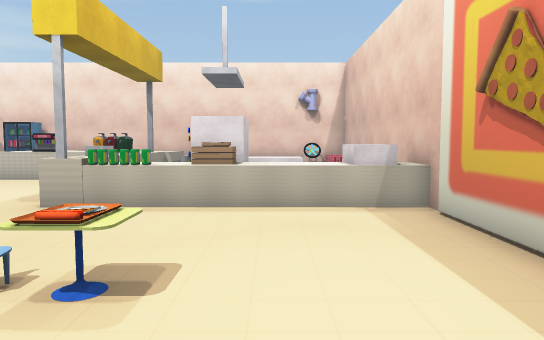
view 1 (above)

18 first-person views from a walk through a Unity game level. The camera is 1.5 m above the floor, tilts 4° down and sees 70° across. The floor is counted in squares, 1 m on a side. Each view is taken from the middle of a square. On the plan, view 1 faces up. The plan holds only what a view shows up to about 17 squares ahead; the rest is blank. The place goes on beyond the plan. Some animated figures are left out. Some surface patterns are stand-ins.

view 2
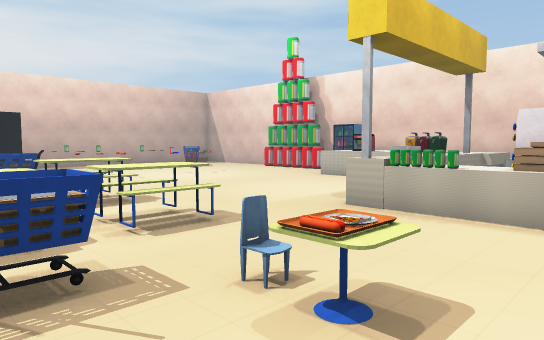

view 3
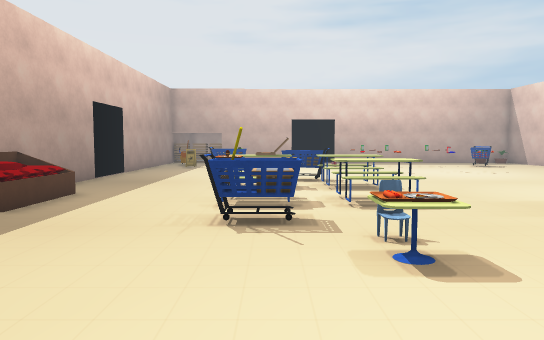

view 4
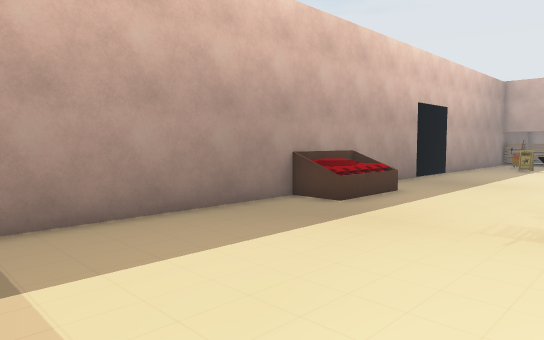

view 5
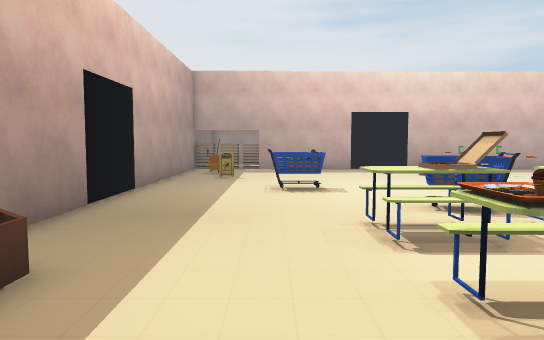

view 6
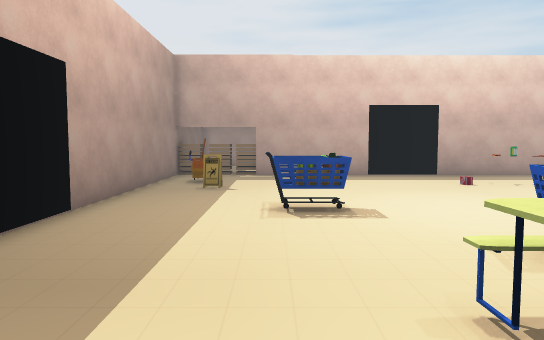

view 7
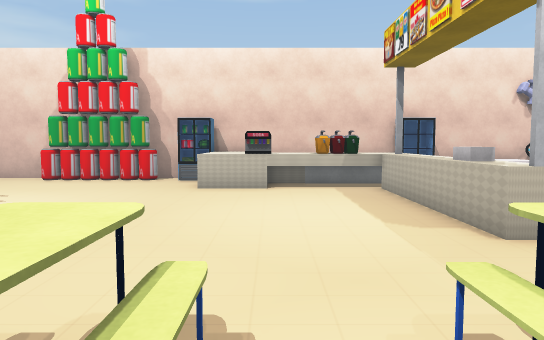

view 8
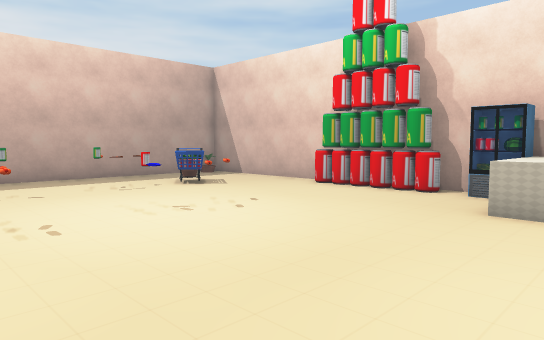

view 9
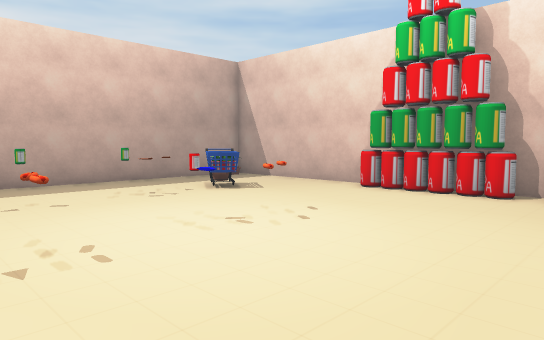

view 10
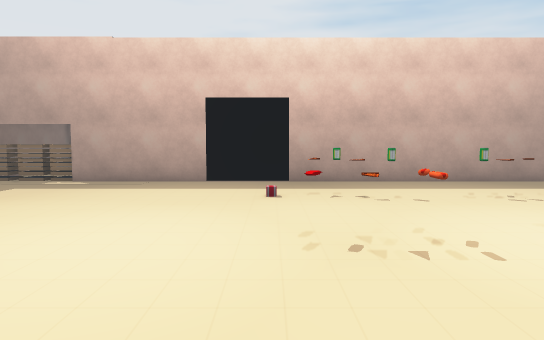

view 11
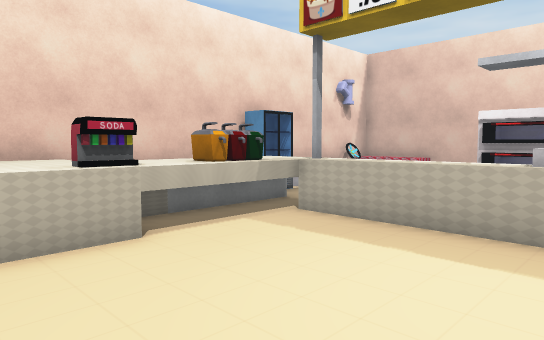

view 12
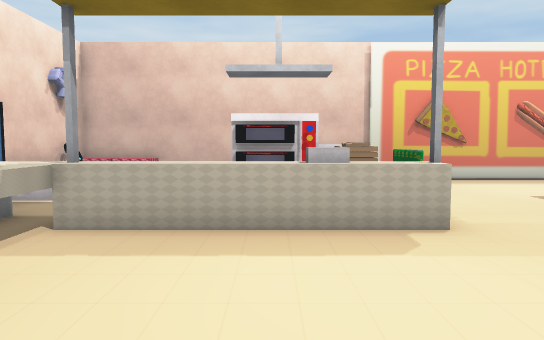

view 13
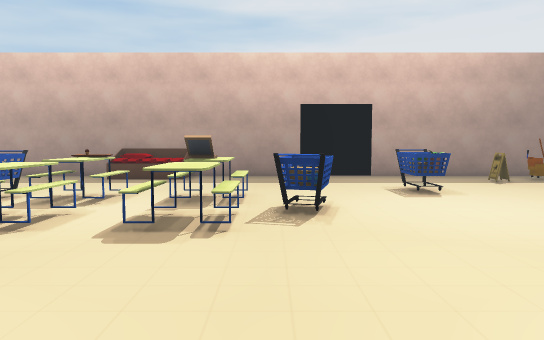

view 14
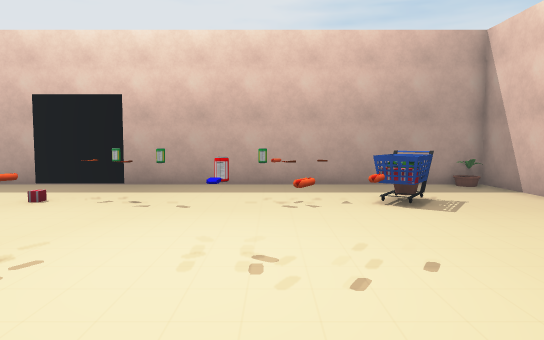

view 15
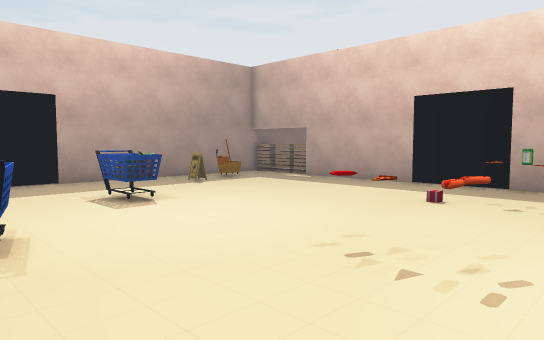

view 16
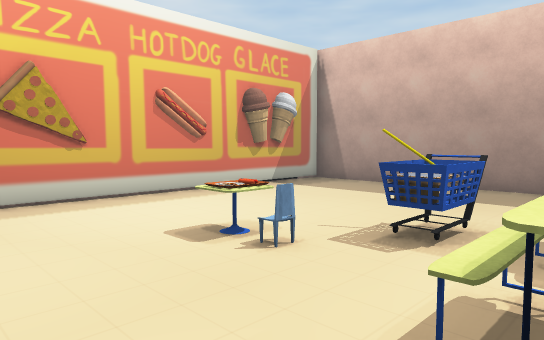

view 17
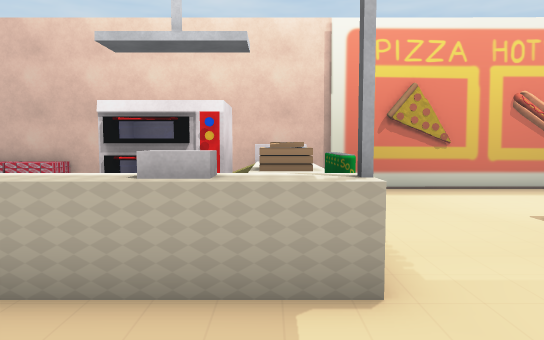

view 18
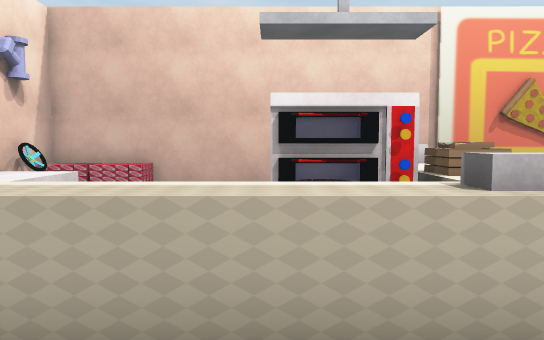

### Floor plan
Key: @ floor where view 1 was taken; # wall or solid block; x gap in a wall; . floor; ^ raised ledge; O other object.
Columns run from 28 left of view 1 to 4 right of it. Each row starts with its distance up from view 1.
 20   ###############################
 19   #.......OOOOOOOO^^    OO^ ^^OO#
 18   #..............^^ ^^ ^^O^^^^ O#
 17   #..............^^^^OO^^^     O#
 16   #..OO..........^#O^#x^^       #
 15   #...OO...............^^       #
 14   #....................^^       #
 13   #...O....O...........^^ ##    #
 12   #...O.....O..........^^ O     #
 11   #........O...........O^ OO#O  #
 10   #....................^^^OO^OOO#
  9   #...O................^OO^#^^#O#
  8   #...O....OO...................#
  7   #...O....O....................#
  6   #...O...........O..O..........#
  5   #..............OO.OOO.........#
  4   #............OOOO.OOO..OO.....#
  3   #............OOOO..O....O.....#
  2   #............O.O .OOOOO.......#
  1   #........O.....OO.OOOOO.......#
  0   #........OO...............@.. #
 -1   #........OO.................. #
 -2  OO............................##
 -3  OO..O.O.......................##
 -4  OO..O..............OOOO........#
 -5 #OO.................OOOO........#
 -6    ##############################

Positions as (right, up) in squares from view 1, and headings:
1: (0, 0), facing up
2: (0, 1), facing up-left
3: (3, 2), facing left
4: (3, 2), facing down-left
5: (-4, -1), facing left
6: (-8, -1), facing left
7: (-9, 3), facing up
8: (-9, 7), facing up-left
9: (-11, 7), facing up-left
10: (-11, 6), facing left
11: (-12, 10), facing up-right
12: (-12, 12), facing right
13: (-12, 12), facing down
14: (-12, 12), facing left
15: (-12, 10), facing down-left
16: (-7, 8), facing down-right
17: (-9, 10), facing right
18: (-8, 13), facing right
